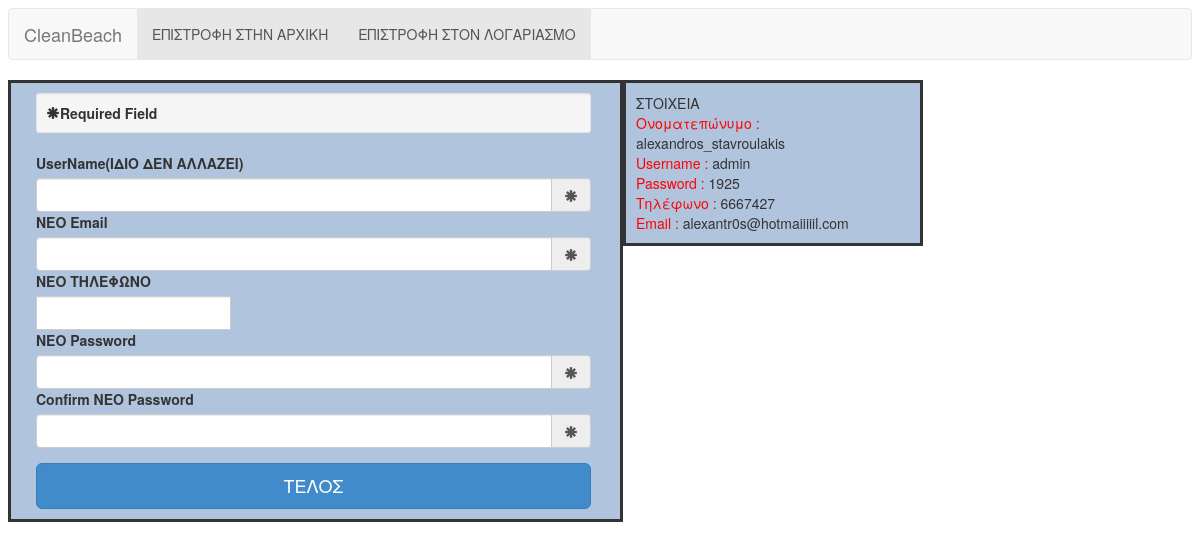
Screenshot of /code/emfanisi_stoixeiwn.php (signed in) with the database file from the repository.
### tables this page shows
CREATE TABLE IF NOT EXISTS `xrhstes` (
  `onomatepwnumo` varchar(35) NOT NULL DEFAULT 'unknown',
  `username` varchar(35) NOT NULL,
  `userID` int(11) NOT NULL AUTO_INCREMENT,
  `kwdikos` int(11) NOT NULL,
  `thlefwno` int(11) DEFAULT NULL,
  `email` varchar(255) NOT NULL,
  PRIMARY KEY (`userID`),
  UNIQUE KEY `email` (`email`)
);

### code/emfanisi_stoixeiwn.php (the view, shortened to what this page needs)
<!DOCTYPE html>
<html lang="en">
  <head>
    <link href="css/bootstrap.min.css" rel="stylesheet">
  </head>
  <body>
<nav class="navbar navbar-default" role="navigation">
  <div class="container-fluid">
    <div class="navbar-header">
      <a class="navbar-brand" href="#">CleanBeach</a>
    </div>
    <div class="collapse navbar-collapse" id="bs-example-navbar-collapse-1">
      <ul class="nav navbar-nav">
        <li class="active"><a href='index.php'>ΕΠΙΣΤΡΟΦΗ ΣΤΗΝ ΑΡΧΙΚΗ</a></li>
         <li class="active"><a href='logariasmos.html'>ΕΠΙΣΤΡΟΦΗ ΣΤΟΝ ΛΟΓΑΡΙAΣΜΟ</a></li>
      </ul>
    </div>
  </div>
</nav>
 <div id="section">
<div class="container" style="float:left" >
    <div class="row">
        <form role="form" method="post" action="allagh_stoixeiwn.php" onsubmit='return formValidation()'>
            <div class="col-lg-6">
                <div class="well well-sm"><strong><span class="glyphicon glyphicon-asterisk"></span>Required Field</strong></div>
                <div class="form-group">
                    <label for="UserName"> UserName(ΙΔΙΟ ΔΕΝ ΑΛΛΑΖΕΙ)</label>
                    <div class="input-group">
                        <input type="text" class="form-control" name="user"   required>
                        <span class="input-group-addon"><span class="glyphicon glyphicon-asterisk"></span></span>
                    </div>
                    <label for="InputEmail">ΝΕΟ Email</label>
                    <div class="input-group">
                        <input type="email" class="form-control"  name="email"  required>
                        <span class="input-group-addon"><span class="glyphicon glyphicon-asterisk"></span></span>
                    </div>
                    <label for="Phone">ΝΕΟ ΤΗΛΕΦΩΝΟ</label>
                    <div class="input-group">
                        <input type="text" class="form-control" name="thlefwno" >
                    </div>
                    <label for="InputName">ΝΕΟ Password</label>
                    <div class="input-group">
                        <input type="password" class="form-control" name="pass"   required>
                        <span class="input-group-addon"><span class="glyphicon glyphicon-asterisk"></span></span>
                    </div>
                    <label for="InputPassword">Confirm ΝΕΟ Password</label>
                    <div class="input-group">
                        <input type="password" class="form-control"  name="cpass"  required>
                        <span class="input-group-addon"><span class="glyphicon glyphicon-asterisk"></span></span>
                    </div>
                </div>
                <input type="submit" name="submit" id="submit" value="ΤΕΛΟΣ" class="btn btn-primary btn-lg btn-block">
            </div>
        </form>
    </div>
</div>
</div>
<?php
$con=mysqli_connect("localhost","root","","web_project_am5076");
$result = mysqli_query($con,"SELECT * FROM xrhstes  WHERE username='$_SESSION[username]' ");
$row = mysqli_fetch_array($result);
?>
 <div id="section2">
 <?php
echo "<font >ΣΤΟΙΧΕΙΑ </font> ";
echo '<br>';
echo "<font color='red'>Ονοματεπώνυμο : </font> ";
echo $row['onomatepwnumo'];
echo '<br>';
echo "<font color='red'>Username :  </font> ";
echo $row['username'];
echo '<br>';
echo "<font color='red'>Password :  </font> ";
echo $row['kwdikos'];
echo '<br>';
echo "<font color='red'>Τηλέφωνο :  </font> ";
echo $row['thlefwno'];
echo '<br>';
echo "<font color='red'>Email :  </font> ";
echo $row['email'];
echo '<br>';
?>
</div>
</body>
</html>

### code/emfanisi_stoixeiwn.php (style rules this page uses)
body { background: url('beach.png') no-repeat fixed; -webkit-background-size: cover; -moz-background-size: cover; -o-background-size: cover; background-size: cover; }
#section { width:615px; float:left; padding:10px; border-style: solid; background :#b0c4de; }
#section2 { width:300px; float:left; padding:10px; border-style: solid; background :#b0c4de; }

### rows the page displays
xrhstes: onomatepwnumo "alexandros_stavroulakis", username "admin", kwdikos "1925", thlefwno "6667427", email "alexantr0s@hotmaiiiiil.com"
